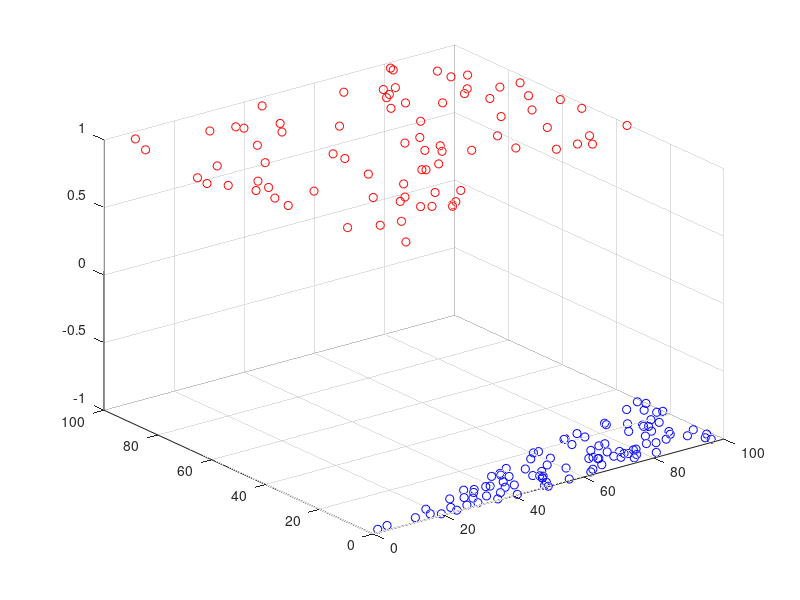

MATLAB code to generate this figure: (Note: this script raises an error after producing the figure.)
close all;
clear;
clc;

m = 80;
n = 100;
x = zeros(m+n,2);
y = [ones(1, m),-ones(1,n)]

% 要画的直线大概 3(x1) - 2(x2)  + 13 
ind_i = 1;
ind_j = 1;
while ind_i <= m || ind_j <= n
	x1 = rand(1)*100;
	x2 = rand(1)*100;
	target = 3* x1 - 10*x2 + 13;
	if target <-1 && ind_i <= m
		x(ind_i,1) = x1;
		x(ind_i,2) = x2;
		ind_i = ind_i + 1;
	end	
	if target > 1 && ind_j <= n
		x(m + ind_j, 1) = x1;
		x(m + ind_j, 2) = x2;
		ind_j = ind_j + 1;
	end	
end

h = scatter3(x(1:m, 1),x(1:m, 2), ones(1, m),'r')
hold on
h = scatter3(x(m+1:m+n, 1),x(m+1:m+n, 2), -ones(1,n), 'b')

[w,b] = perceptron(x, y, 1);
w
b
hold on
xlim1=0:1:100;
xlim2=0:1:100;
[xlim1 xlim2]=meshgrid(xlim1,xlim2);
z = w(1)*xlim1 + w(2)*xlim2 + b;
h3 = surf(xlim1,xlim2, z)
pause(1)
delete(h3)

